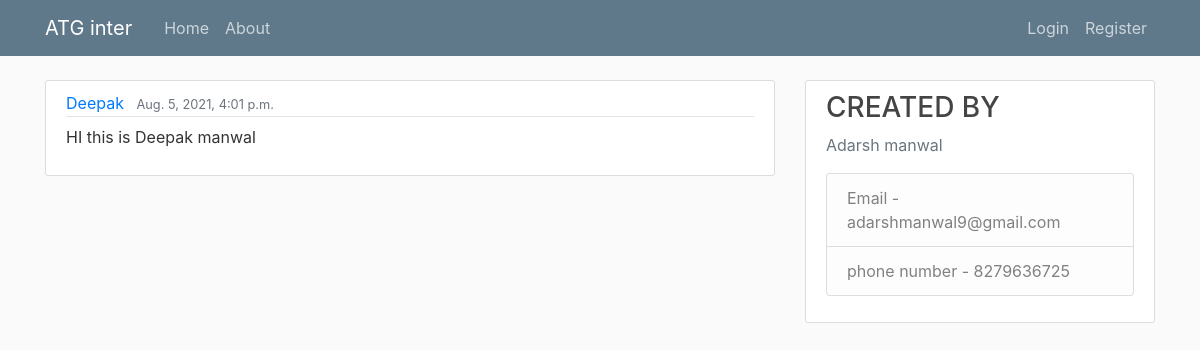
Screenshot of /post/23 with the database file from the repository.
### chatblog/models.py (models this page shows, shortened)
class post(models.Model):
    content=models.TextField()
    date_posted=models.DateTimeField(default=timezone.now)
    author=models.ForeignKey(User,on_delete=models.CASCADE)

### chatblog/views.py (the view)
# urls.py: path('post/<int:pk>', PostDetailView.as_view(),name='post-detail'),
class PostDetailView(DetailView):
    model=post

### chatblog/templates/chatblog/post_detail.html (shortened to what this page needs)
{% extends "chatblog/base.html" %}
{% block content %}
<article class="media content-section">
  <div class="media-body">
    <div class="article-metadata">
      <a class="mr-2" href="#">{{object.author }}</a>
      <small class="text-muted">{{ object.date_posted }}</small>
    </div>
    <p class="article-content">{{ object.content }}</p>
  </div>
</article>
{% endblock content %}

### chatblog/static/chatblog/main.css (style rules this page uses)
body { background: #fafafa; color: #333333; margin-top: 5rem; }
.content-section { background: #ffffff; padding: 10px 20px; border: 1px solid #dddddd; border-radius: 3px; margin-bottom: 20px; }
.article-content { white-space: pre-line; }
.article-metadata { padding-bottom: 1px; margin-bottom: 4px; border-bottom: 1px solid #e3e3e3 }

### rows the page displays
post: author "Deepak", date_posted "Aug. 5, 2021, 4:01 p.m.", content "HI this is Deepak manwal"
